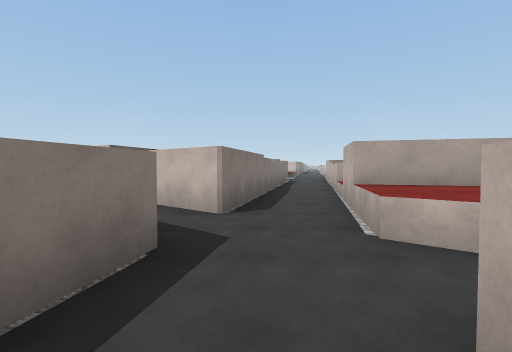
view 1 (above)

23 first-person views from a walk through a scene from a Unity 3-D project. The camera is 1.4 m above the floor, tilts 2° down and sees 85° across. The floor is counted in squares, 2 m on a side. Each view is taken from the middle of a square. On the plan, view 1 faces up. The plan holds only what a view shows up to about 9 squares ahead; the rest is blank. The place goes on beyond the plan. The player is left out. Surface patterns are stand-ins for the level's own textures.

view 2
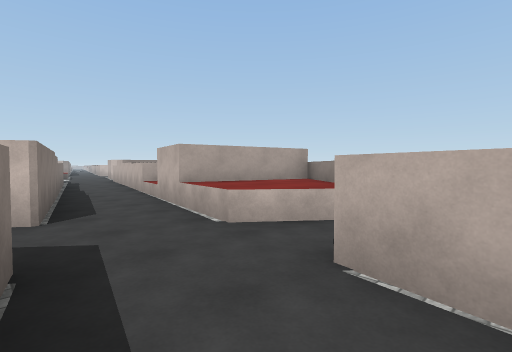

view 3
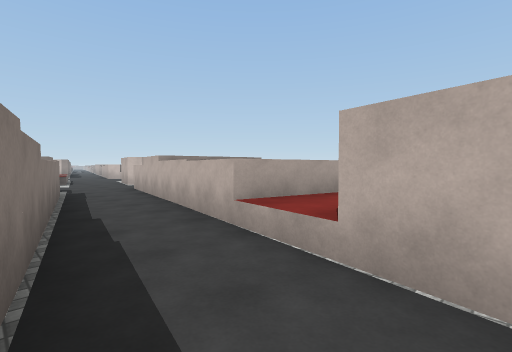

view 4
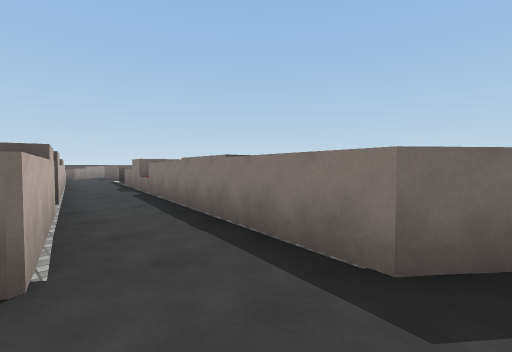

view 5
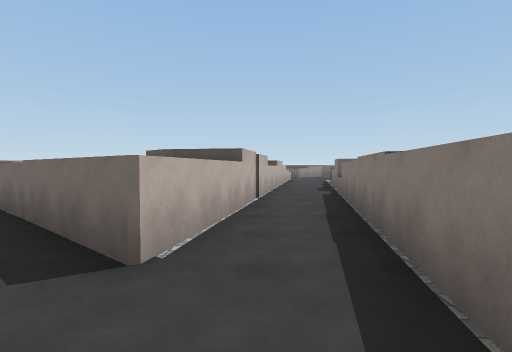

view 6
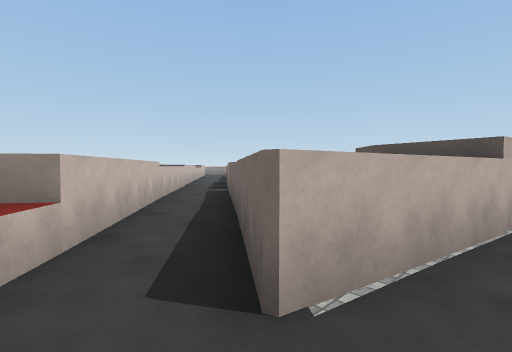

view 7
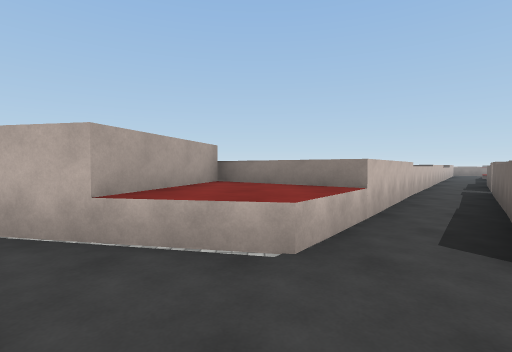

view 8
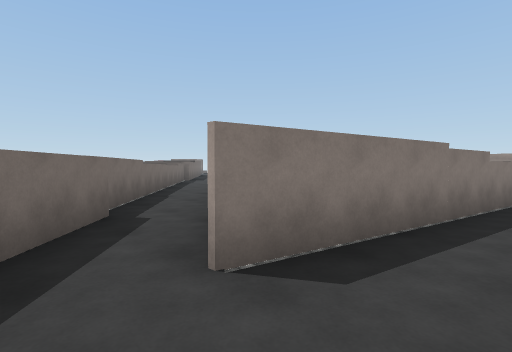

view 9
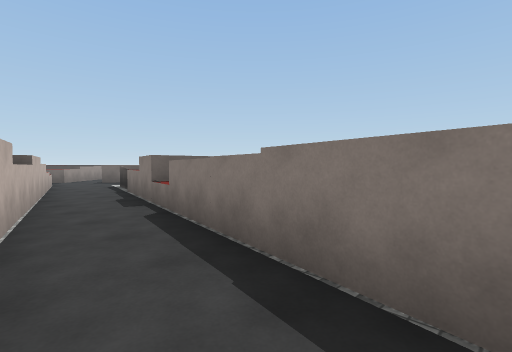

view 10
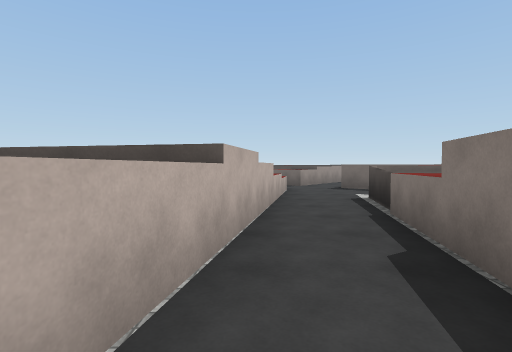

view 11
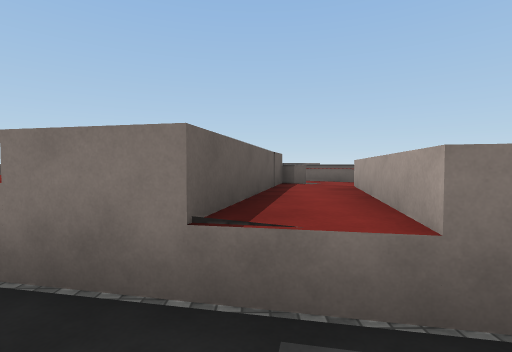

view 12
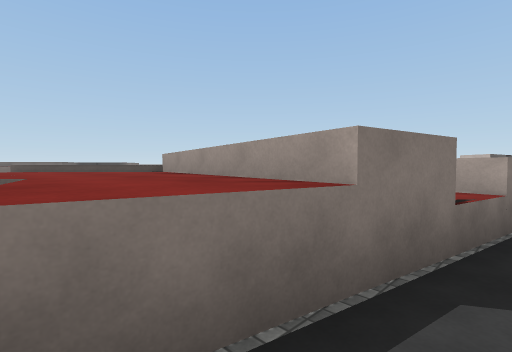

view 13
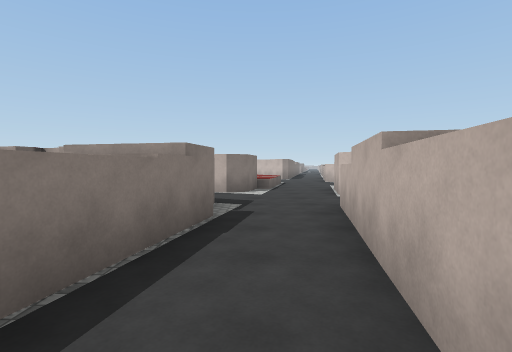

view 14
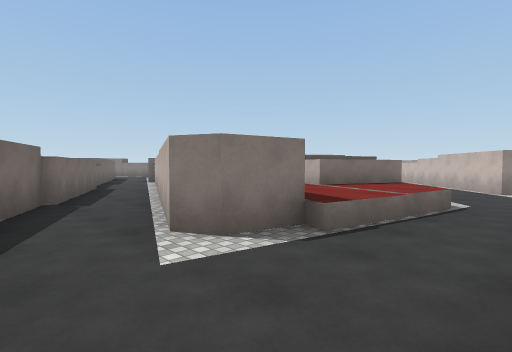

view 15
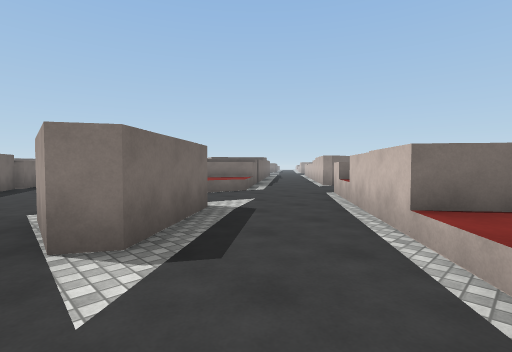

view 16
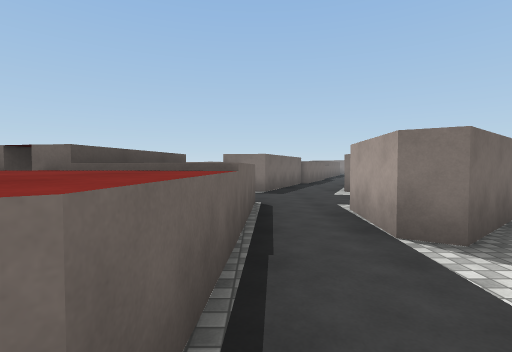

view 17
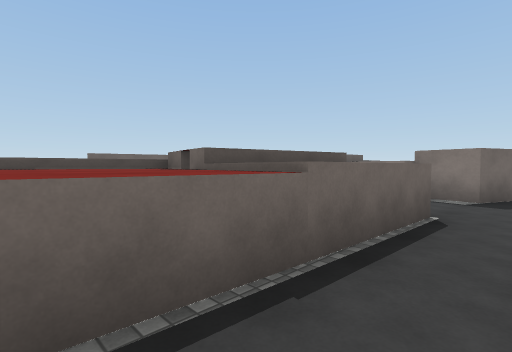

view 18
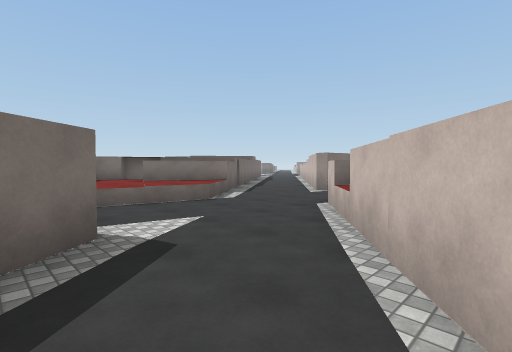

view 19
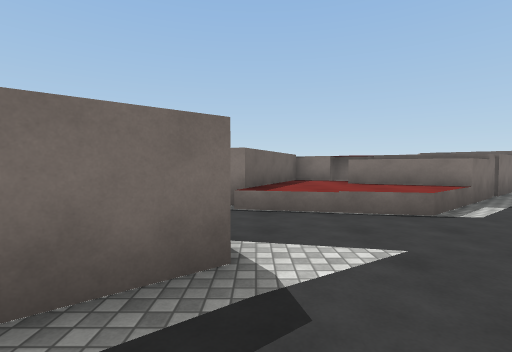

view 20
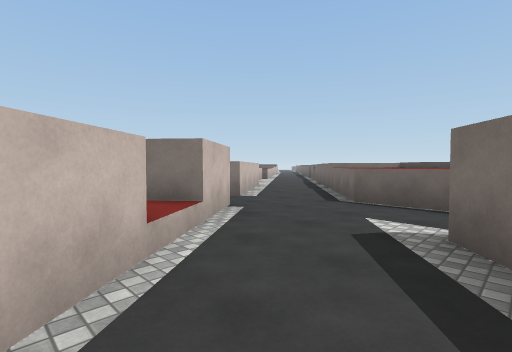

view 21
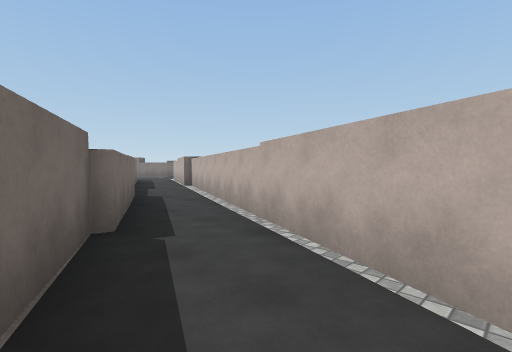

view 22
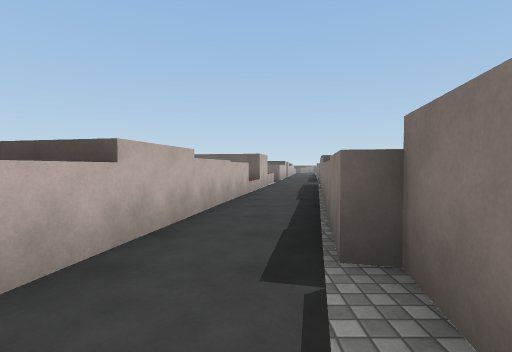

view 23
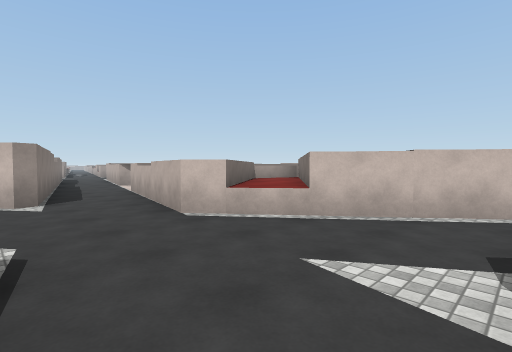

### Floor plan
Key: @ floor where view 1 was taken; # wall or solid block; x gap in a wall; . floor; ^ raised ledge.
Columns run from 9 left of view 1 to 9 right of it. Each row starts with its distance up from view 1.
 29              ##
 28              #..
 27              #..
 26            ###.^
 25            .##.^
 24          #.....^
 23          ##....^^^^
 22           ##...#^^^
 21         ###^...^^^
 20   ####  #^^^^...#
 19   ...####^^^.....^^
 18   ^....####^.....##
 17    ^^^...###..#...#
 16       ##......##...
 15        ###.........
 14          ##..^^^...
 13           #..^ ^^^^
 12          ^^.^^^^^^^
 11           ^.^ ^^^^
 10          ^..^  ^^^^
  9          ^..^     ^
  8          ^..^
  7  ^^      #.^^^
  6    ^.   ##.x^
  5     ^####..#
  4      ^###..^^#^
  3        #...^^^
  2         #..^^^
  1         ^.##^^
  0        ^.@###.^
 -1        #..^ ^..^^
 -2 ^      ^..^  ^^ ^^
 -3 ^ ^^#  ^.#    ^# .
 -4  ^^^^^^^.#      ##
 -5    ^^^^..^
 -6  ^^^^^^..^
 -7  ^^^^^^.##^^
 -8  ^^^^^^.^
 -9      ^..^
-10      ^..^
-11      ...^

Positions as (right, up) in squares from view 1, and headings:
1: (0, 0), facing up
2: (-1, 0), facing up-right
3: (0, 5), facing up-right
4: (1, 3), facing down-left
5: (0, 3), facing down
6: (0, 2), facing down-right
7: (-1, 3), facing right
8: (1, 3), facing up-left
9: (0, 0), facing down-left
10: (-1, -4), facing down
11: (-1, -5), facing left
12: (-2, -8), facing up-left
13: (2, 9), facing up
14: (4, 15), facing up-left
15: (9, 15), facing up-left
16: (9, 14), facing left
17: (8, 15), facing down-left
18: (8, 17), facing up-left
19: (7, 18), facing left
20: (6, 19), facing down-right
21: (1, 15), facing up-left
22: (2, 15), facing down
23: (3, 18), facing up-right
